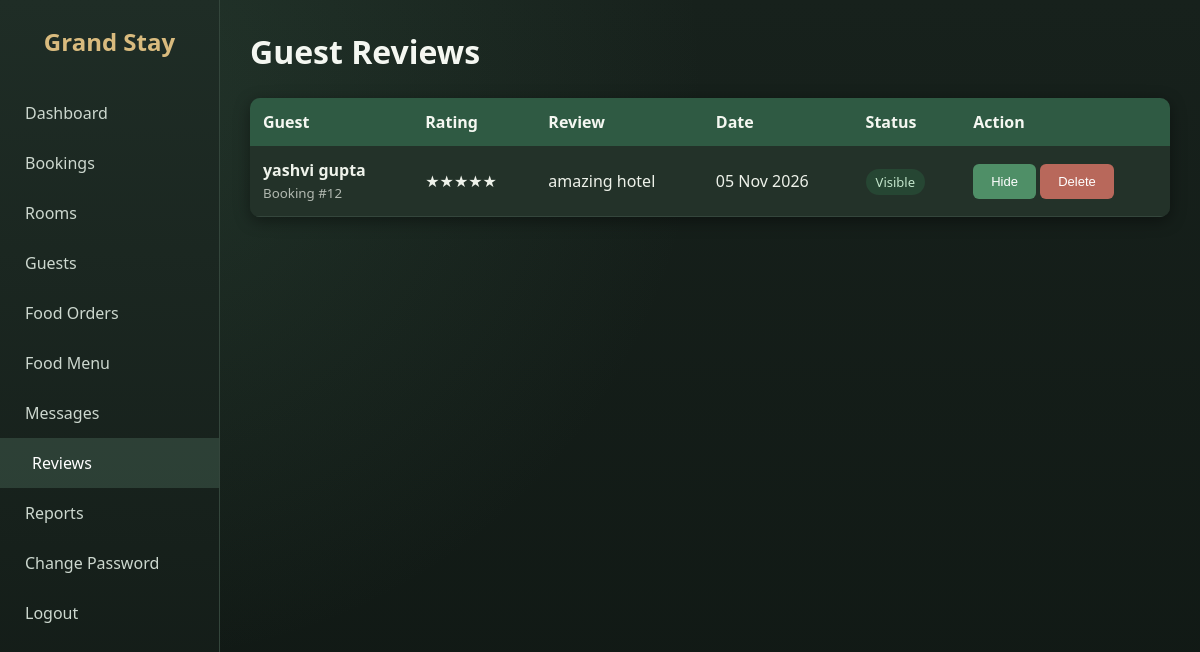
The app's page /reviews.php (signed in) with its own data.
### tables this page shows
CREATE TABLE `reviews` (
  `id` int(11) NOT NULL,
  `booking_id` int(11) NOT NULL,
  `customer_id` int(11) NOT NULL,
  `name` varchar(100) NOT NULL,
  `rating` tinyint(4) NOT NULL,
  `comment` text NOT NULL,
  `visible` tinyint(1) DEFAULT 1,
  `created_at` timestamp NOT NULL DEFAULT current_timestamp()
);

### reviews.php (the view, shortened to what this page needs)
<?php
include "../includes/db.php";
$reviews = $conn->query("SELECT * FROM reviews ORDER BY id DESC");
?>
<!DOCTYPE html>
<html lang="en">
<head>
  <link rel="stylesheet" href="../css/admin.css">
</head>
<body>
<?php include "sidebar.php"; ?>
<div class="main">
  <h1>Guest Reviews</h1>
  <table>
    <tr><th>Guest</th><th>Rating</th><th>Review</th><th>Date</th><th>Status</th><th>Action</th></tr>
    <?php $n = 0; while ($r = $reviews->fetch_assoc()) { $n++; ?>
    <tr>
      <td><b><?php echo htmlspecialchars($r["name"]); ?></b><br><small style="opacity:0.7;">Booking #<?php echo $r["booking_id"]; ?></small></td>
      <td style="color:#d9bb7e; white-space:nowrap;"><?php echo str_repeat("★", $r["rating"]) . str_repeat("☆", 5 - $r["rating"]); ?></td>
      <td style="max-width:320px;"><?php echo nl2br(htmlspecialchars($r["comment"])); ?></td>
      <td><?php echo date("d M Y", strtotime($r["created_at"])); ?></td>
      <td>
        <?php if ($r["visible"]) { ?>
          <span class="badge confirmed">Visible</span>
        <?php } else { ?>
          <span class="badge cancelled">Hidden</span>
        <?php } ?>
      </td>
      <td>
        <form method="POST" class="inline">
          <button type="submit" class="act green"><?php echo $r["visible"] ? "Hide" : "Show"; ?></button>
        </form>
        <form method="POST" class="inline" onsubmit="return confirm('Delete this review?')">
          <button type="submit" class="act red">Delete</button>
        </form>
      </td>
    </tr>
    <?php } ?>
  </table>
</div>
</body>
</html>

### admin.css (style rules this page uses)
* { margin: 0; padding: 0; box-sizing: border-box; }
body { font-family: 'Segoe UI', Arial, sans-serif; background: #f2f4f7; color: #333; }
.main { margin-left: 220px; padding: 30px; }
.main h1 { margin-bottom: 25px; color: #1c2b3a; }
table { width: 100%; background: #fff; border-collapse: collapse; border-radius: 10px; overflow: hidden; box-shadow: 0 3px 10px rgba(0,0,0,0.08); }
th { background: #1c2b3a; color: #fff; text-align: left; padding: 13px; }
td { padding: 13px; border-bottom: 1px solid #eee; }
.badge { padding: 4px 10px; border-radius: 20px; font-size: 13px; text-transform: capitalize; }
.badge.confirmed { background: #d4edda; color: #155724; }
.act.green { background: #28a745; }
.act.red { background: #dc3545; }
.add-room button, td button.act { border: none; cursor: pointer; padding: 10px 18px; border-radius: 6px; color: #fff; }
form.inline { display: inline; }
:root { --bg: #f6f4ec; --bg2: #ebeee2; --card: #fdfcf7; --main: #4f6b5a; --main-dark: #3d5546; --accent: #c9a86a; --accent-dark: #b08f4f; --soft: #dfe8da; --text: #3f4a42; --muted: #7a857d; }
body { color: var(--text) !important; background: radial-gradient(circle at 10% 15%, rgba(223,232,218,0.8), transparent 45%), linear-gradient(180deg, var(--bg), var(--bg2)) !important; background-attachment: fixed !important; }
.main h1, .main h2 { color: var(--main-dark) !important; }
table { background: var(--card) !important; box-shadow: 0 4px 14px rgba(79,107,90,0.14) !important; }
th { background: var(--main) !important; color: #f6f4ec !important; }
td { border-bottom: 1px solid #e8ebe0 !important; color: var(--text); }
.act.green { background: #7f9d84 !important; }
.act.red { background: #cf8a7c !important; }
.badge.confirmed { background: #c9dfb9 !important; color: #3f5f3a !important; }
body { color: #eef2ea !important; background: radial-gradient(circle at 10% 10%, rgba(80,130,100,0.20), transparent 45%), linear-gradient(180deg, #17211c, #101814) !important; background-attachment: fixed !important; }
.main h1, .main h2 { color: #f4f7f1 !important; }
body table { background: #233229 !important; box-shadow: 0 4px 16px rgba(0,0,0,0.4) !important; }
body table th { background: #2f5a43 !important; color: #f4f7f1 !important; }
body table td { background: #233229 !important; color: #eef2ea !important; border-bottom: 1px solid #34463c !important; }
.act.green { background: #4f8f67 !important; color: #fff !important; }
.act.red { background: #b8685b !important; color: #fff !important; }
.badge.confirmed { background: #264633 !important; color: #c3e6cc !important; }
td .act { display: inline-block; text-decoration: none; color: #fff; padding: 7px 14px; border-radius: 6px; font-size: 13px; border: none; cursor: pointer; }

### records on screen
reviews: name "yashvi gupta", booking "12", rating "★★★★★", comment "amazing hotel", created_at "05 Nov 2026", visible "Visible"

### other values on screen
$m[1] "Dashboard"
$m[1] "Bookings"
$m[1] "Rooms"
$m[1] "Guests"
$m[1] "Food Orders"
$m[1] "Food Menu"
$m[1] "Messages"
$m[1] "Reviews"
$m[1] "Reports"
$m[1] "Change Password"
